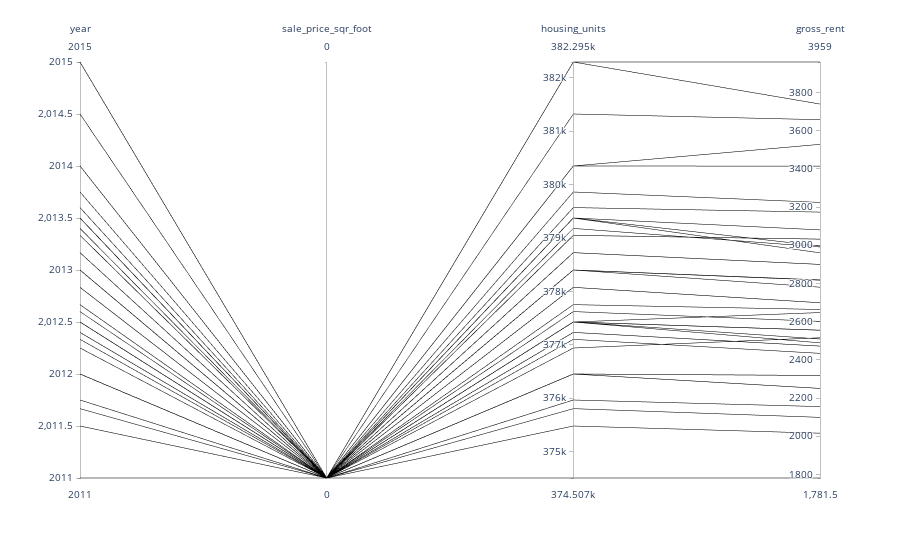

This figure's notebook cell:
### Code cell
# Plotting the data from the top 10 expensive neighborhoods
px.parallel_coordinates(
        df_top_most_expensive_neighborhood,
        color="sale_price_sqr_foot",
        color_continuous_scale=px.colors.sequential.Inferno,
)

### Figure 1 — Plotly figure (JSON) as saved in the notebook; plotly's stock layout.template omitted (floating-point values rounded to 4 significant figures)
{"data": [{"dimensions": [{"label": "year", "values": [2012.0, 2014, 2012.0, 2013, 2015, 2013, 2013, 2013, 2013, 2012.0, 2013, 2013.0, 2013, 2013.0, 2013, 2015, 2012.0, 2013, 2014.0, 2012.0, 2013, 2013.0, 2012.0, 2013, 2013, 2012, 2013, 2013.0, 2014.0, 2014.0, 2013, 2012.0, 2013, 2012, 2013, 2012.0, 2013, 2013, 2013, 2012.0, 2013.0, 2013, 2012.0, 2013, 2012.0, 2013, 2013.0, 2012.0, 2013, 2013, 2013, 2013, 2013, 2013, 2013.0, 2014.0, 2013, 2013, 2013.0, 2012.0, 2013, 2013, 2012.0, 2012.0, 2012, 2011, 2012.0, 2013.0, 2014.0, 2014.0, 2012, 2012.0, 2014]}, {"label": "sale_price_sqr_foot", "values": [null, null, null, null, null, null, null, null, null, null, null, null, null, null, null, null, null, null, null, null, null, null, null, null, null, null, null, null, null, null, null, null, null, null, null, null, null, null, null, null, null, null, null, null, null, null, null, null, null, null, null, null, null, null, null, null, null, null, null, null, null, null, null, null, null, null, null, null, null, null, null, null, null]}, {"label": "housing_units", "values": [377400.0, 380348, 376000.0, 378401, 382295, 378401, 378401, 378401, 378401, 375805, 378401, 377600.0, 378401, 378700.0, 378401, 382295, 377200.0, 378401, 379400.0, 377400.0, 378401, 377752, 377400.0, 378401, 378401, 376454, 378401, 378700.0, 379600.0, 379900.0, 378401, 376900.0, 378401, 376454, 378401, 377400.0, 378401, 378401, 378401, 377200.0, 378100.0, 378401, 375500.0, 378401, 377400.0, 378401, 379200.0, 377400.0, 378401, 378401, 378401, 378401, 378401, 378401, 379050, 379400.0, 378401, 378401, 379050, 377400.0, 378401, 378401, 377400.0, 377103, 376454, 374507, 377400.0, 378100.0, 381300.0, 379400.0, 376454, 377400.0, 380348]}, {"label": "gross_rent", "values": [2555.0, 3414, 2155.0, 2817.0, 3959, 2817.0, 2817.0, 2817.0, 2817.0, 2099, 2817.0, 2601.0, 2817.0, 2900.0, 2817.0, 3739, 2472, 2817.0, 3080.0, 2555.0, 2817.0, 2664.0, 2648.0, 2817.0, 2817.0, 2250.0, 2817.0, 2900.0, 3173.0, 3224, 2780.0, 2516.0, 2818.0, 2250.0, 2817.0, 2555.0, 2817.0, 2817.0, 2817.0, 2472, 2699.0, 2817.0, 2016, 2817.0, 2555.0, 2817.0, 2991.0, 2555.0, 2817.0, 2817.0, 2817.0, 2817.0, 2817.0, 2817.0, 3032.0, 2960, 2817.0, 2817.0, 3032.0, 2509, 2817.0, 2817.0, 2555.0, 2434, 2318.0, 1782.0, 2555.0, 2699.0, 3657, 2996.0, 2318.0, 2489, 3528]}], "domain": {"x": [0, 1], "y": [0, 1]}, "line": {"color": [null, null, null, null, null, null, null, null, null, null, null, null, null, null, null, null, null, null, null, null, null, null, null, null, null, null, null, null, null, null, null, null, null, null, null, null, null, null, null, null, null, null, null, null, null, null, null, null, null, null, null, null, null, null, null, null, null, null, null, null, null, null, null, null, null, null, null, null, null, null, null, null, null], "coloraxis": "coloraxis"}, "name": "", "type": "parcoords"}], "layout": {"autosize": true, "coloraxis": {"colorbar": {"title": {"text": "sale_price_sqr_foot"}}, "colorscale": [[0, "#000004"], [0.1111, "#1b0c41"], [0.2222, "#4a0c6b"], [0.3333, "#781c6d"], [0.4444, "#a52c60"], [0.5556, "#cf4446"], [0.6667, "#ed6925"], [0.7778, "#fb9b06"], [0.8889, "#f7d13d"], [1, "#fcffa4"]]}, "legend": {"tracegroupgap": 0}, "margin": {"t": 60}}}
